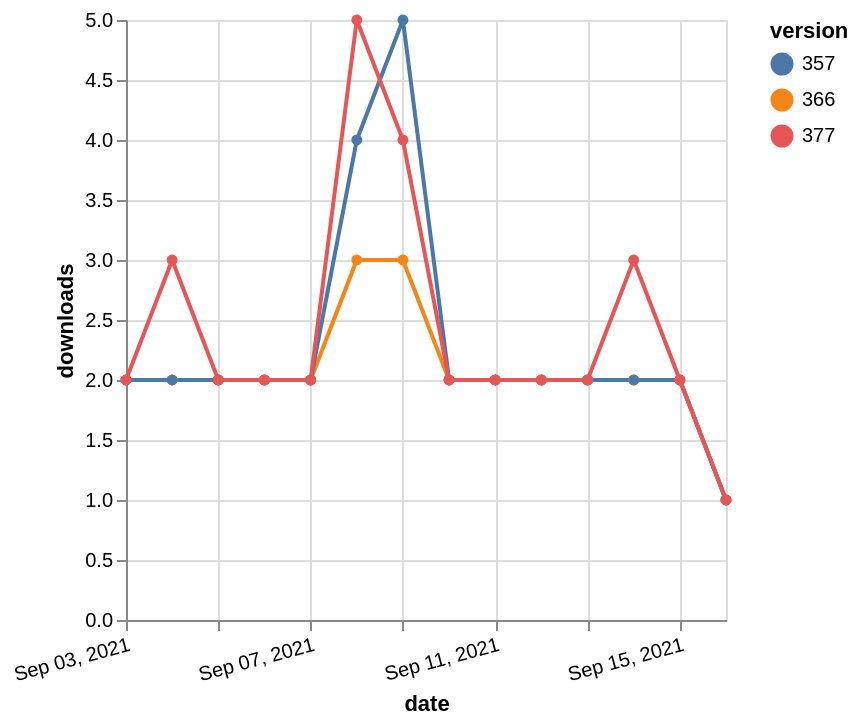

The specification (Vega-Lite) saved for this image:
### Vega-Lite specification from a JSON file in a GitHub repository (floating-point values rounded to 4 significant figures)
{"$schema": "https://vega.github.io/schema/vega-lite/v5.json", "description": "A simple bar chart with embedded data.", "data": {"values": [{"date": "2021-09-03", "total": 2270, "delta": 2, "version": "366"}, {"date": "2021-09-04", "total": 2272, "delta": 2, "version": "366"}, {"date": "2021-09-05", "total": 2274, "delta": 2, "version": "366"}, {"date": "2021-09-06", "total": 2276, "delta": 2, "version": "366"}, {"date": "2021-09-07", "total": 2278, "delta": 2, "version": "366"}, {"date": "2021-09-08", "total": 2281, "delta": 3, "version": "366"}, {"date": "2021-09-09", "total": 2284, "delta": 3, "version": "366"}, {"date": "2021-09-10", "total": 2286, "delta": 2, "version": "366"}, {"date": "2021-09-11", "total": 2288, "delta": 2, "version": "366"}, {"date": "2021-09-12", "total": 2290, "delta": 2, "version": "366"}, {"date": "2021-09-13", "total": 2292, "delta": 2, "version": "366"}, {"date": "2021-09-14", "total": 2294, "delta": 2, "version": "366"}, {"date": "2021-09-15", "total": 2296, "delta": 2, "version": "366"}, {"date": "2021-09-16", "total": 2297, "delta": 1, "version": "366"}, {"date": "2021-09-03", "total": 2808, "delta": 2, "version": "357"}, {"date": "2021-09-04", "total": 2810, "delta": 2, "version": "357"}, {"date": "2021-09-05", "total": 2812, "delta": 2, "version": "357"}, {"date": "2021-09-06", "total": 2814, "delta": 2, "version": "357"}, {"date": "2021-09-07", "total": 2816, "delta": 2, "version": "357"}, {"date": "2021-09-08", "total": 2820, "delta": 4, "version": "357"}, {"date": "2021-09-09", "total": 2825, "delta": 5, "version": "357"}, {"date": "2021-09-10", "total": 2827, "delta": 2, "version": "357"}, {"date": "2021-09-11", "total": 2829, "delta": 2, "version": "357"}, {"date": "2021-09-12", "total": 2831, "delta": 2, "version": "357"}, {"date": "2021-09-13", "total": 2833, "delta": 2, "version": "357"}, {"date": "2021-09-14", "total": 2835, "delta": 2, "version": "357"}, {"date": "2021-09-15", "total": 2837, "delta": 2, "version": "357"}, {"date": "2021-09-16", "total": 2838, "delta": 1, "version": "357"}, {"date": "2021-09-03", "total": 2054, "delta": 2, "version": "377"}, {"date": "2021-09-04", "total": 2057, "delta": 3, "version": "377"}, {"date": "2021-09-05", "total": 2059, "delta": 2, "version": "377"}, {"date": "2021-09-06", "total": 2061, "delta": 2, "version": "377"}, {"date": "2021-09-07", "total": 2063, "delta": 2, "version": "377"}, {"date": "2021-09-08", "total": 2068, "delta": 5, "version": "377"}, {"date": "2021-09-09", "total": 2072, "delta": 4, "version": "377"}, {"date": "2021-09-10", "total": 2074, "delta": 2, "version": "377"}, {"date": "2021-09-11", "total": 2076, "delta": 2, "version": "377"}, {"date": "2021-09-12", "total": 2078, "delta": 2, "version": "377"}, {"date": "2021-09-13", "total": 2080, "delta": 2, "version": "377"}, {"date": "2021-09-14", "total": 2083, "delta": 3, "version": "377"}, {"date": "2021-09-15", "total": 2085, "delta": 2, "version": "377"}, {"date": "2021-09-16", "total": 2086, "delta": 1, "version": "377"}]}, "width": "container", "mark": {"type": "line", "point": {"filled": true}}, "encoding": {"x": {"field": "date", "type": "temporal", "timeUnit": "yearmonthdate", "title": "date", "axis": {"labelAngle": -15}}, "y": {"field": "delta", "type": "quantitative", "title": "downloads"}, "color": {"field": "version", "type": "nominal"}, "tooltip": {"field": "delta"}}}
